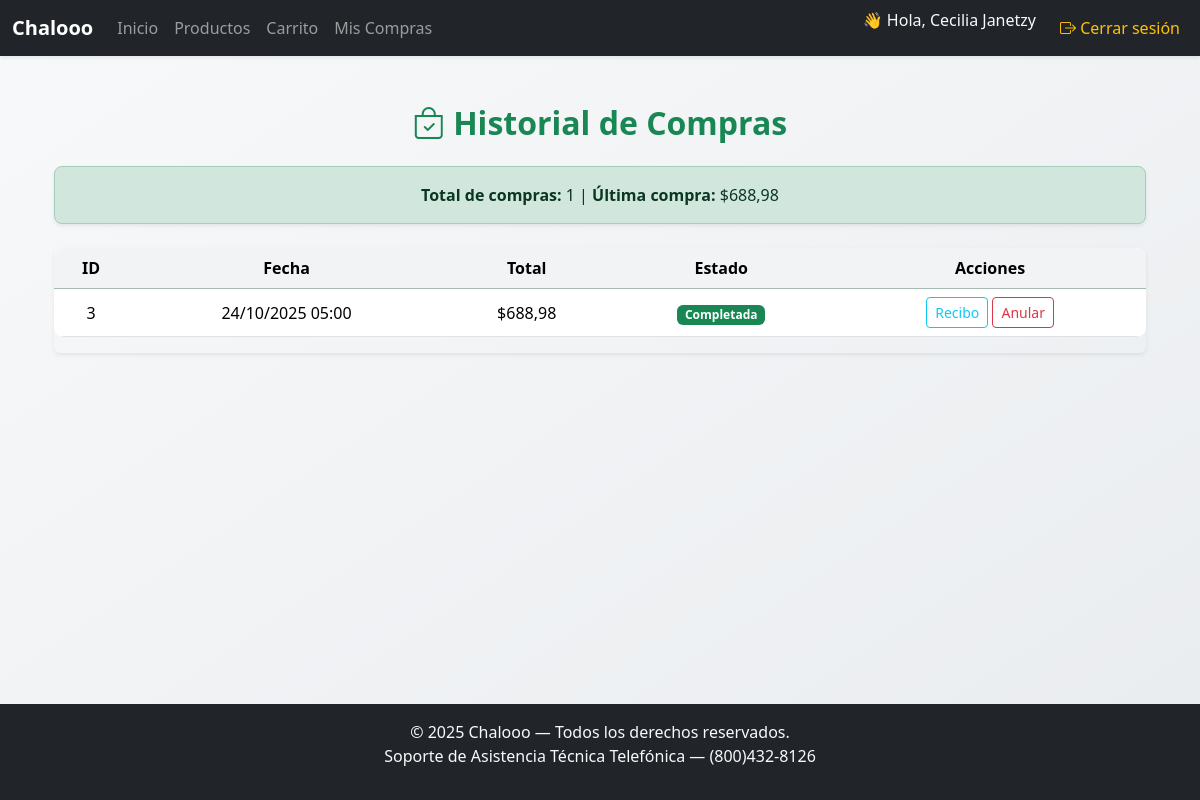
Page /historial/ (signed in) on the earlier database version.
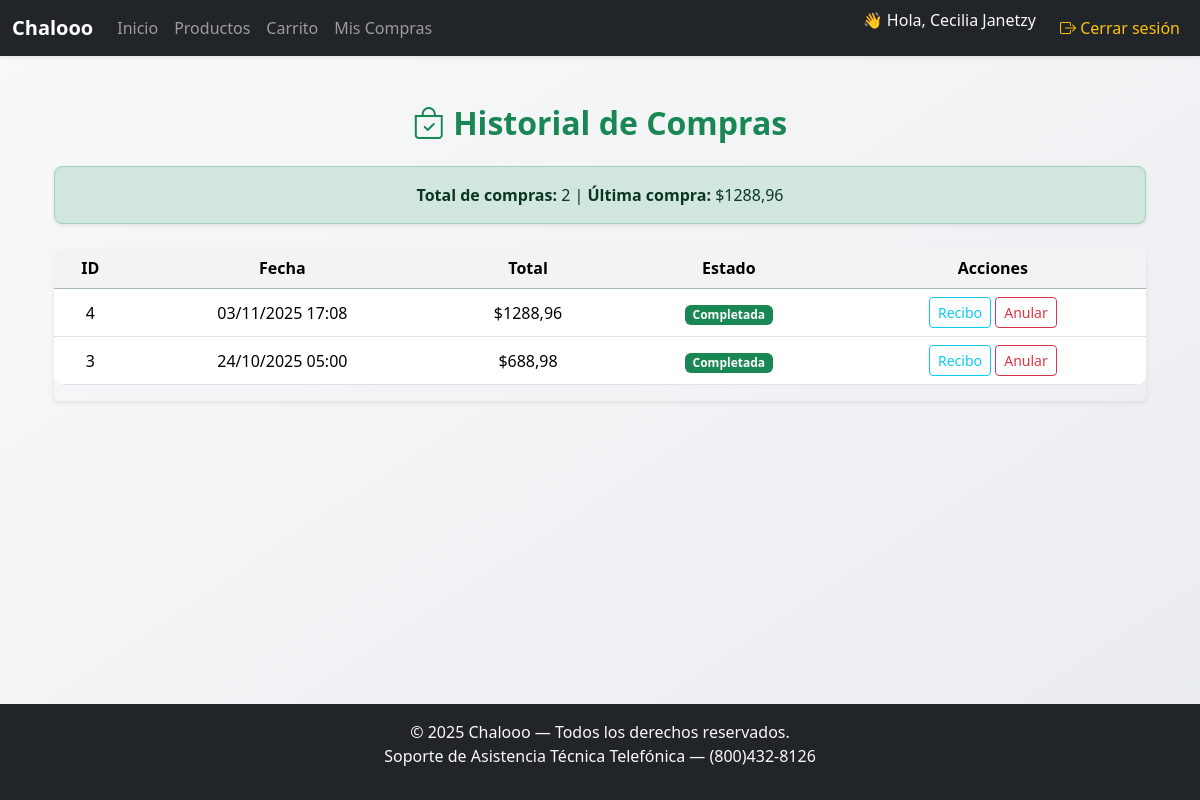
Same page on the later database version.
### chalooo/models.py (models this page shows, shortened)
class Venta(models.Model):
    ESTADOS = [
        ('completada', 'Completada'),
        ('anulada', 'Anulada'),
    ]
    id_venta = models.AutoField(primary_key=True)
    cliente = models.ForeignKey(Cliente, on_delete=models.CASCADE)
    fecha = models.DateTimeField(auto_now_add=True)
    total = models.DecimalField(max_digits=12, decimal_places=2, default=0.00)
    estado = models.CharField(max_length=15, choices=ESTADOS, default='completada')

### chalooo/views.py (the view)
# urls.py: path('historial/', views.historial_compras, name='historial'), # pylint: disable=no-member
@login_required
def historial_compras(request):
    try:
        cliente = Cliente.objects.get(usuario=request.user)
    except Cliente.DoesNotExist:
        messages.warning(request, "Debes registrarte como cliente para ver tu historial.")
        return redirect("chalooo:registro")
    ventas = Venta.objects.filter(cliente=cliente).order_by("-fecha")
    return render(request, "chalooo/historial.html", {"ventas": ventas})

### chalooo/templates/chalooo/historial.html (shortened to what this page needs)
{% extends "base.html" %}
{% block content %}
<div class="container mt-4 fade-in">
    <h2 class="text-center text-success mb-4">
        <i class="bi bi-bag-check"></i> Historial de Compras
    </h2>
    {% if ventas %}
        <div class="alert alert-success text-center shadow-sm mb-4">
            <strong>Total de compras:</strong> {{ ventas|length }} |
            {% with ultima=ventas|first %}
                <strong>Última compra:</strong> ${{ ultima.total|floatformat:2 }}
            {% endwith %}
        </div>
        <div class="table-responsive shadow-sm rounded">
            <table class="table table-hover align-middle text-center">
                <thead class="table-success">
                    <tr>
                        <th>ID</th>
                        <th>Fecha</th>
                        <th>Total</th>
                        <th>Estado</th>
                        <th>Acciones</th>
                    </tr>
                </thead>
                <tbody>
                    {% for venta in ventas %}
                    <tr>
                        <td>{{ venta.id_venta }}</td>
                        <td>{{ venta.fecha|date:"d/m/Y H:i" }}</td>
                        <td>${{ venta.total|floatformat:2 }}</td>
                        <td>
                            {% if venta.estado == "completada" %}
                                <span class="badge bg-success">Completada</span>
                            {% else %}
                                <span class="badge bg-secondary">Anulada</span>
                            {% endif %}
                        </td>
                        <td>
                            <a href="{% url 'chalooo:recibo_pdf' venta.id_venta %}"
                                class="btn btn-sm btn-outline-info">
                                Recibo
                            </a>
                            {% if venta.estado == "completada" %}
                            <a href="{% url 'chalooo:anular_venta' venta.id_venta %}"
                                class="btn btn-sm btn-outline-danger"
                                onclick="return confirm('¿Seguro que deseas anular esta compra?');">
                                Anular
                            </a>
                            {% endif %}
                        </td>
                    </tr>
                    {% endfor %}
                </tbody>
            </table>
        </div>
    {% else %}
        <div class="alert alert-warning text-center shadow-sm">
            <i class="bi bi-emoji-frown"></i> Aún no has realizado ninguna compra.
        </div>
    {% endif %}
</div>
{% endblock %}

Differences in the rows shown:
added Venta: total "1288,96", id_venta "4", fecha "03/11/2025 17:08", estado "Completada"
Other differences:
{{ ventas|length }}: "1" → "2"
{{ ultima.total|floatformat:2 }}: "688,98" → "1288,96"
